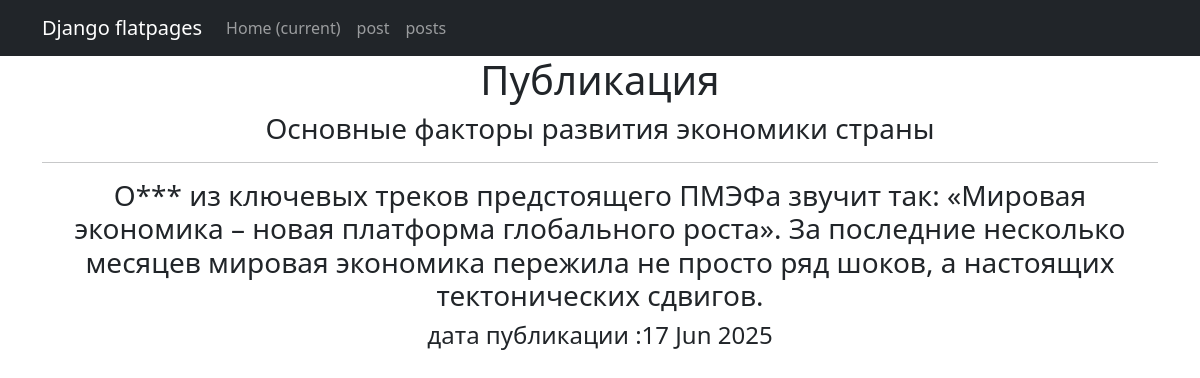
The page /news/2 on the database its author committed.
### news/models.py (models this page shows, shortened)
class Post(models.Model):
    author = models.ForeignKey(Author, on_delete=models.CASCADE)
    article = models.BooleanField(default=False)
    time_in = models.DateTimeField(auto_now_add=True)
    category = models.ManyToManyField(Category, through='PostCategory')
    heading = models.CharField(max_length=255, unique=True)
    text = models.TextField()
    rating_post = models.FloatField(default=0.0)

### news/views.py (the view)
# urls.py: path('news/<int:pk>', PostDetail.as_view(), name = 'post_detail'),
class PostDetail(DetailView):
    model = Post
    template_name = 'post.html'
    context_object_name = 'post'

### news/templatetags/custom_filters.py (called while the page is built)
@register.filter()
def censor(value):
   if not  isinstance(value, str):
      raise FilterException("Фильтр применяется только к строке")
   for word in OBSCENE_WORDS:
       word_low = word.title()
       value = value.replace(word,word[0]+ '*' * (len(word) - 1))
       value = value.replace(word_low, word_low[0] + '*' * (len(word) - 1))
   return value

### templates/post.html (shortened to what this page needs)
{% extends 'flatpages/default.html' %}
{% load custom_filters %}!
{% load custom_tags %}
{% block content %}
   <h1>Публикация</h1>
        <h3>{{ post.heading }} </h3>
 <hr>
             <h3>{{ post.text|censor }}</h3>
           <h4>дата публикации :{{ post.time_in|date:'d M Y' }}</h4>
{% endblock content %}

### rows shown on the page
Post: heading "Основные факторы развития экономики страны", text|censor "О*** из ключевых треков предстоящего ПМЭФа звучит так: «Мировая экономика – новая платформа глобального роста». За последние несколько месяцев мировая экономика пережила не просто ряд шоков, а настоящих тектонических сдвигов.", time_in "17 Jun 2025"
